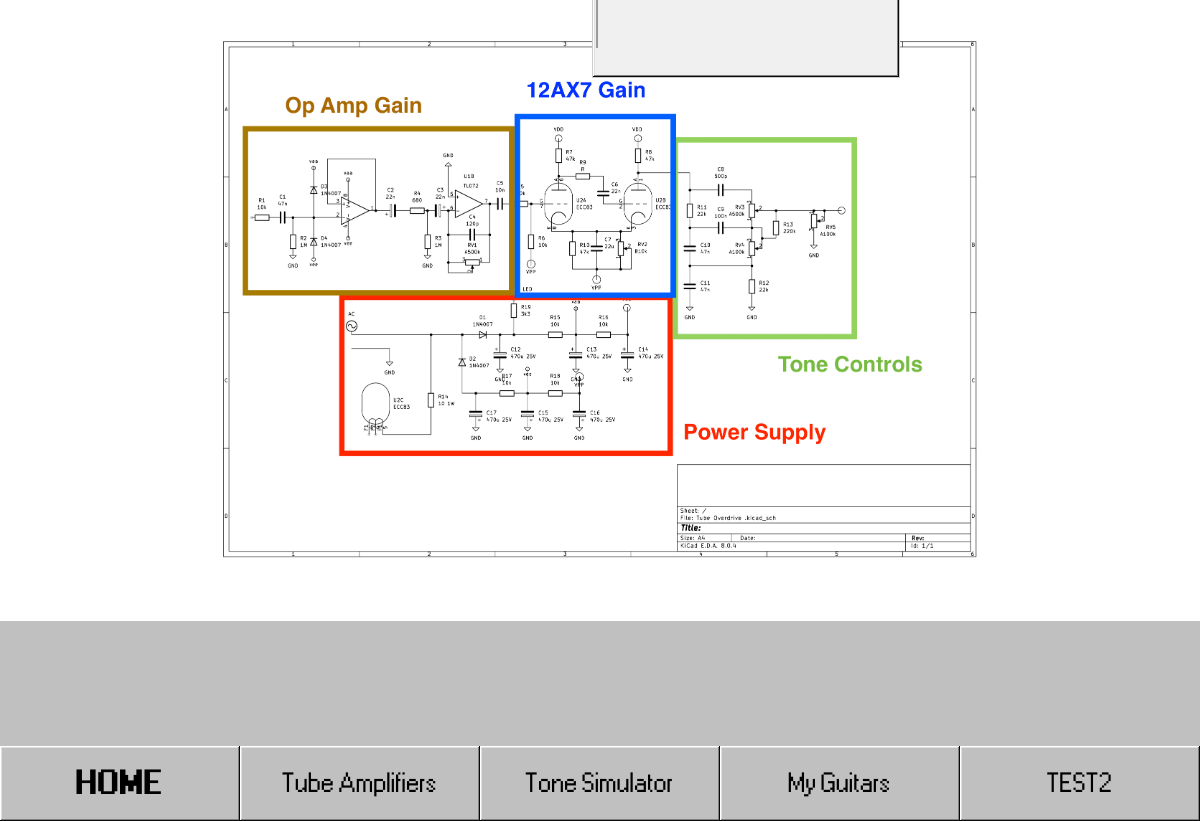
The app's page /test/ (lower part), older data.
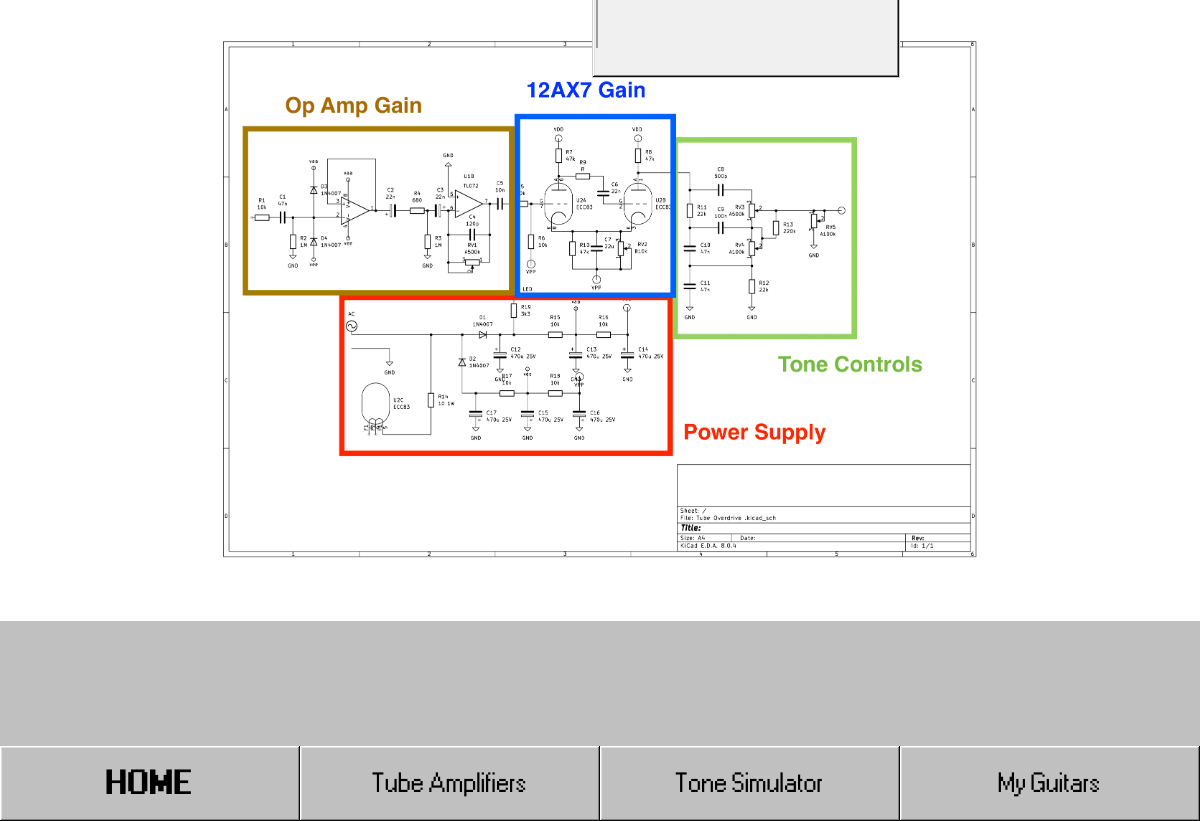
The same page, newer data.
### base/models.py (models this page shows, shortened)
class Room(models.Model):
  name = models.CharField(max_length=200)
  description = models.TextField(null=True, blank=True)
  updated = models.DateTimeField(auto_now=True)
  created = models.DateTimeField(auto_now_add=True)
  folders = models.TextField(null=True, blank=True)

### base/views.py (the view)
# urls.py: path('test/', views.test, name='test'),
def test(request):
    rooms = Room.objects.all()
    base_path = os.path.join(settings.MEDIA_ROOT, 'Writeups')  # Root folder containing the folders
    folder_files = {}
    folder_descriptions = []  # List of tuples (folder_name, description)
    if os.path.exists(base_path):
        for folder_name in os.listdir(base_path):
            folder_path = os.path.join(base_path, folder_name)
            if os.path.isdir(folder_path):
                files = []
                description_file = None  # To hold the description file name
                for file_name in os.listdir(folder_path):
                    if file_name.endswith(('.png', '.jpg', '.jpeg', '.svg')):
                        files.append(file_name)
                    elif file_name.endswith('.html'):
                        description_file = file_name
                files.sort()
                folder_files[folder_name] = files
                myKeys = list(folder_files.keys())
                myKeys.sort()
                sd = {i: folder_files[i] for i in myKeys}
                if description_file:  # Check if a description file was found
                    folder_descriptions.append((folder_name, description_file))
    context = {
        'rooms': rooms,
        'folders': sd,
        'descriptions': folder_descriptions,  # List of tuples (folder_name, description_file)
        'MEDIA_URL': settings.MEDIA_URL,
    }
    return render(request, 'test.html', context)

### templates/test.html (shortened to what this page needs)
{% extends 'main.html' %}
{% load static %}
{% block content %}
<div style="display: flex; justify-content: center; align-items: center; flex-direction: column;">
  <img src="{{MEDIA_URL}}/TO.png" style="width:70%;">
</div>
{% endblock %}

### templates/navbar.html
{% load static %}
<div>
  <div class="button-bar">
      <a href="/"><button style="font-weight: bold; font-size: 30px">HOME</button></a>
      <a href="/test"><button style="font-size: 24px">Tube Amplifiers</button></a>
      <a href="/tonestack"><button style="font-size: 24px">Tone Simulator</button></a>
      {% for room in rooms %}
      <a href="/room/{{room.id}}"><button class="button" style="font-size:24px;">{{room.name}}</button></a>
      {% endfor %}
  </div>
</div>

Row changes from the older to the newer data that the page shows:
removed Room: name "TEST2"
